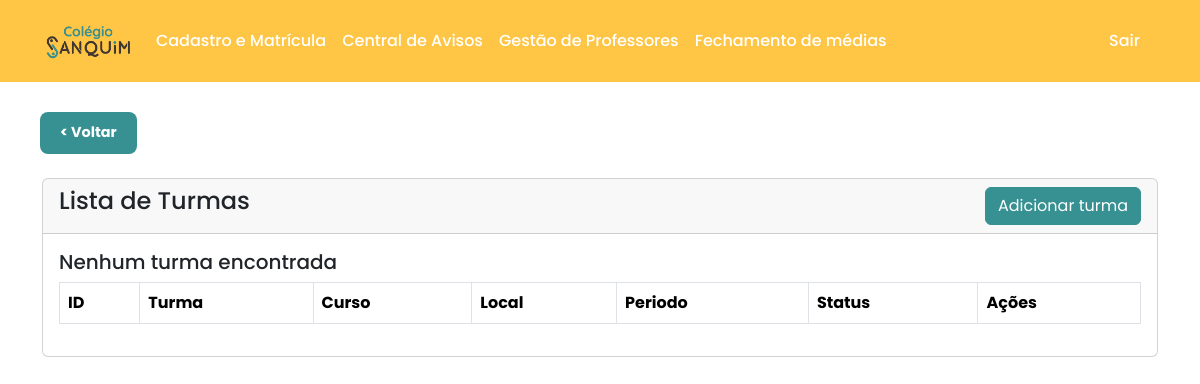
The page /Adm/phpAdm/index-turmas.php on the database as committed earlier.
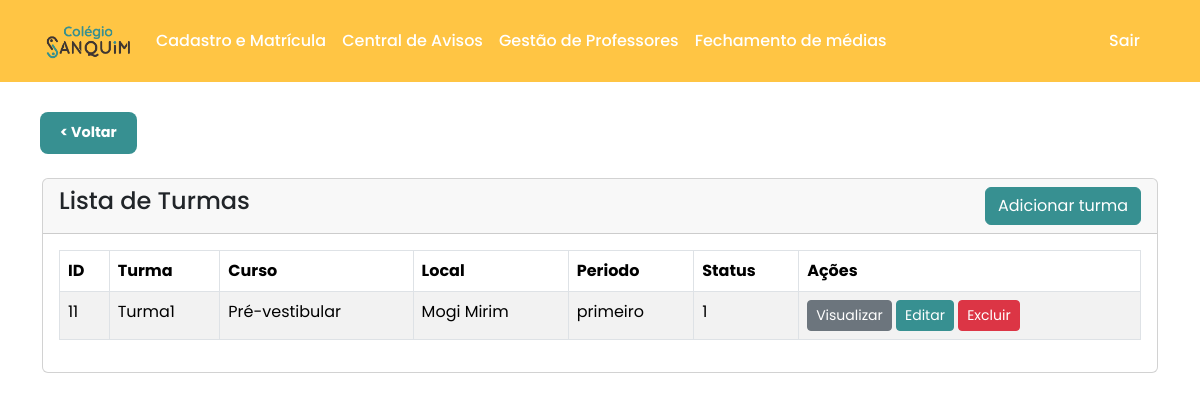
The same page on the database as committed later.
### tables this page shows
CREATE TABLE `turmas` (
  `id` int(11) NOT NULL,
  `nome_turma` varchar(50) NOT NULL,
  `curso` varchar(50) NOT NULL,
  `local` varchar(50) NOT NULL,
  `periodo` varchar(50) NOT NULL,
  `status` int(11) NOT NULL
);

### Adm/phpAdm/index-turmas.php (the view, shortened to what this page needs)
<!doctype html>
<html lang="pt-br">
  <head>
    <link href="https://cdn.jsdelivr.net/npm/bootstrap@5.3.3/dist/css/bootstrap.min.css" rel="stylesheet" xintegrity="sha384-QWTKZyjpPEjISv5WaRU9OFeRpok6YctnYmDr5pNlyT2bRjXh0JMhjY6hW+ALEwIH">
  </head>
  <body>
        <?php
        include 'masterAdm.php';
        include 'conexao2.php';
        ?>
        <a href="cadastro-matricula.php" class="btn-voltar">< Voltar </a>
      <div class="container mt-4">
        <div class="row">
          <div class="col-md-12">
            <div class="card">
              <div class="card-header">
                <h4>Lista de Turmas
                <a href="turma-create.php" class="btn btn-custom float-end">Adicionar turma</a>
                </h4>
              </div>
              <div class="card-body">
                <table class="table table-bordered table-striped">
                  <thead>
                    <tr>
                      <th>ID</th>
                      <th>Turma</th>
                      <th>Curso</th>
                      <th>Local</th>
                      <th>Periodo</th>
                      <th>Status</th>
                      <th>Ações</th>
                    </tr>
                  </thead>
                  <tbody>
                    <?php
                    $sql = 'SELECT * FROM turmas';
                    $turmas = mysqli_query($conexao, $sql);
                    if(mysqli_num_rows($turmas)>0){
                      foreach($turmas as $turma){
                    ?>
                    <tr>
                      <td><?=$turma['id']?></td>
                      <td><?=$turma['nome_turma']?></td>
                      <td><?=$turma['curso']?></td>
                      <td><?=$turma['local']?></td>
                      <td><?=$turma['periodo']?></td>
                      <td><?=$turma['status']?></td>
                      <td>
                        <a href="turma-view.php?id=<?=$turma['id']?>" class="btn btn-secondary btn-sm">Visualizar</a>
                        <a href="turma-edit.php?id=<?=$turma['id']?>" class="btn btn-custom btn-sm">Editar</a>
                        <form action="acoes-turma.php" method="post" class="d-inline">
                          <button onclick="return confirm('Tem certeza que deseja excluir')"
                          type="submit" name="delete_turma" value="<?=$turma['id']?>" class="btn btn-danger btn-sm">Excluir</button>
                        </form>
                      </td>
                    </tr>
                    <?php
                    }
                  }
                  else {
                    echo '<h5>Nenhum turma encontrada</h5>';
                  }
                    ?>
                  </tbody>
                </table>
              </div>
            </div>
          </div>
        </div>
      </div>
  </body>
</html>

### Adm/phpAdm/masterAdm.php
<html>
    <body>
        <div><?php include '../htmlAdm/navbarAdm.html';?></div>
    </body>
</html>

### Adm/phpAdm/index-turmas.php (style rules this page uses)
.btn-custom { background-color: #379091; border-color: #379091; color: #fff; }
.btn-voltar { display: inline-block; margin: 2rem 0 0 2.5rem; padding: 10px 20px; background-color: #379091; color: #ffffff; font-size: 0.9rem; font-weight: bold; text-decoration: none; border-radius: 8px; transition: background-color 0.3s, transform 0.2s; }

Rows that differ between the two databases and show on the page:
added turmas: id "11", nome_turma "Turma1", curso "Pré-vestibular", local "Mogi Mirim", periodo "primeiro", status "1"
Other text that changed with them:
text no longer shown: "Nenhum turma encontrada"
